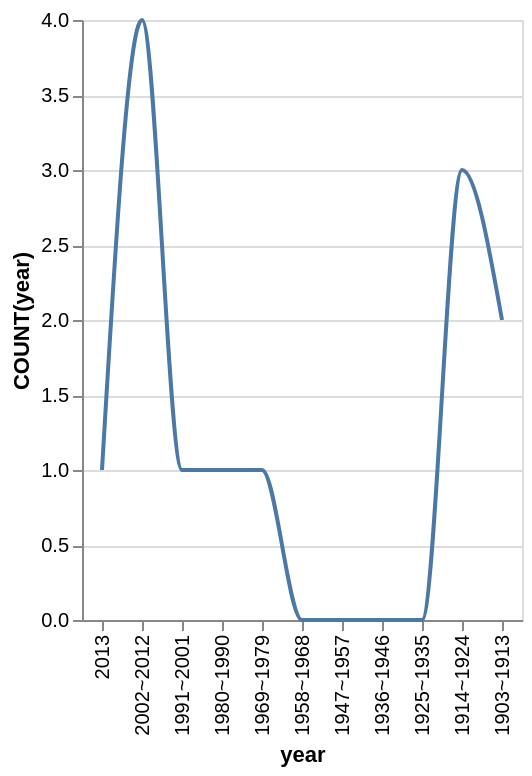

Source (Vega-Lite JSON):
### Vega-Lite specification from a JSON file in a GitHub repository (floating-point values rounded to 4 significant figures)
{"data": {"values": [{"x_data": "2013", "y_data": 1}, {"x_data": "2002~2012", "y_data": 4}, {"x_data": "1991~2001", "y_data": 1}, {"x_data": "1980~1990", "y_data": 1}, {"x_data": "1969~1979", "y_data": 1}, {"x_data": "1958~1968", "y_data": 0}, {"x_data": "1947~1957", "y_data": 0}, {"x_data": "1936~1946", "y_data": 0}, {"x_data": "1925~1935", "y_data": 0}, {"x_data": "1914~1924", "y_data": 3}, {"x_data": "1903~1913", "y_data": 2}]}, "mark": {"type": "line", "interpolate": "monotone"}, "encoding": {"x": {"field": "x_data", "type": "nominal", "title": "year", "sort": "descending"}, "y": {"field": "y_data", "type": "quantitative", "title": "COUNT(year)"}}}
